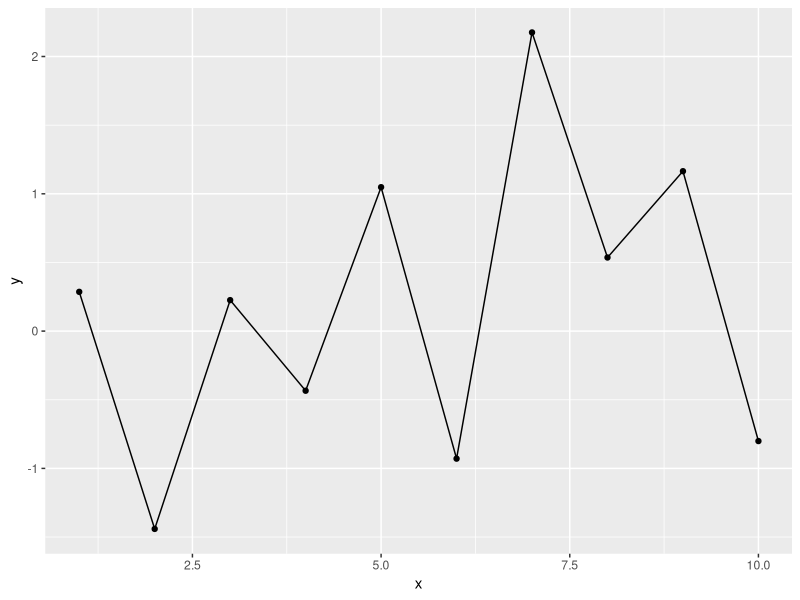

R code for this plot:
## ---- chunk 1
x <- 5
x

## ---- chunk 2
library(ggplot2)
df <- data.frame(x = 1:10, y = rnorm(10))
ggplot(data = df, aes(x=x, y=y)) + geom_point() + geom_line()
